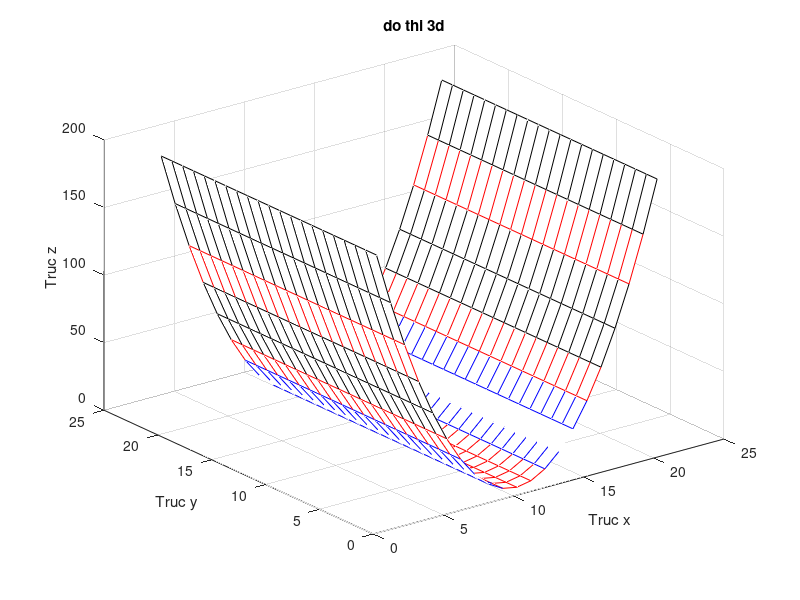

The MATLAB source for this figure:
%ve do thi 3d
x = [-10:1:10]
y = [-10:1:10]
[X,Y] = meshgrid(x,y)
Z = X.^2 + y.^2
mesh(Z)
xlabel('Truc x')
ylabel('Truc y')
zlabel('Truc z')
title('do thi 3d')
grid on
colormap(flag)